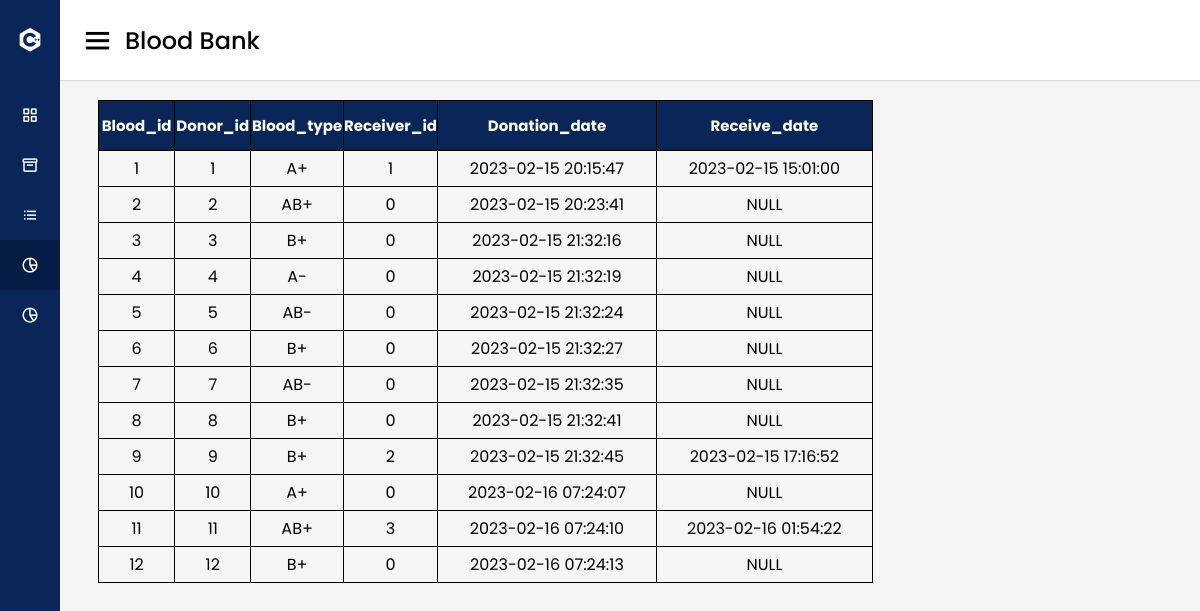
The app's page /Dashboard_bloodbank.php with its own data.
### tables this page shows
CREATE TABLE `blood_bank` (
  `blood_id` int(11) NOT NULL,
  `donor_id` int(11) NOT NULL,
  `blood_type` varchar(50) NOT NULL,
  `receiver_id` int(11) NOT NULL,
  `donation_date` varchar(100) NOT NULL,
  `receive_date` varchar(100) NOT NULL
);

### Dashboard_bloodbank.php (the view, shortened to what this page needs)
<!DOCTYPE html>
<html lang="en" dir="ltr">
  <head>
    <link rel="stylesheet" href="dashboard_style.css">
    <link href='https://unpkg.com/boxicons@2.0.7/css/boxicons.min.css' rel='stylesheet'>
   </head>
<body>
  <div class="sidebar">
    <div class="logo-details">
      <i class='bx bxl-c-plus-plus'></i>
      <span class="logo_name">Blood Bank Admin Panel</span>
    </div>
      <ul class="nav-links">
        <li>
          <a href="Dashboard.php" >
            <i class='bx bx-grid-alt' ></i>
            <span class="links_name">Dashboard</span>
          </a>
        </li>
        <li>
          <a href="Dashboard_donor.php">
            <i class='bx bx-box' ></i>
            <span class="links_name">Donor List</span>
          </a>
        </li>
        <li>
          <a href="Dashboard_receiver.php">
            <i class='bx bx-list-ul' ></i>
            <span class="links_name">Receiver List</span>
          </a>
        </li>
        <li>
          <a href="Dashboard_bloodbank.php" class="active">
            <i class='bx bx-pie-chart-alt-2' ></i>
            <span class="links_name">Blood Bank</span>
          </a>
        </li>
        <li>
          <a href="Dashboard_blood.php">
            <i class='bx bx-pie-chart-alt-2' ></i>
            <span class="links_name">Blood</span>
          </a>
        </li>
      </ul>
  </div>
  <section class="home-section">
    <nav>
      <div class="sidebar-button">
        <i class='bx bx-menu sidebarBtn'></i>
        <span >Blood Bank</span>
      </div>
    </nav>
    <br><br><br><br>
  <table style="overflow-y:auto">
    <tr id="tt">
      <th>Blood_id</th>
      <th>Donor_id</th>
      <th>Blood_type</th>
      <th>Receiver_id</th>
      <th>Donation_date</th>
      <th>Receive_date</th>
    </tr>
    <?php
    $conn=mysqli_connect("localhost","root","","mydb");
    $result=mysqli_query($conn,"call view_blood_bank()");
    if(mysqli_num_rows($result)>0)
    {
      while($row=mysqli_fetch_assoc($result)){ ?>
        <tr>
          <td><?php echo $row["blood_id"]; ?></td>
          <td><?php echo $row["donor_id"]; ?></td>
          <td><?php echo $row["blood_type"]; ?></td>
          <td><?php echo $row["receiver_id"]; ?></td>
          <td><?php echo $row["donation_date"]; ?></td>
          <td><?php echo $row["receive_date"]; ?></td>
        </tr>
      <?php }
    }
    ?>
  </table>
  </section>
</body>
</html>

### dashboard_style.css (style rules this page uses)
* { margin: 0; padding: 0; box-sizing: border-box; font-family: 'Poppins', sans-serif; }
.sidebar { position: fixed; height: 100%; width: 240px; background: #0A2558; transition: all 0.5s ease; }
.sidebar .logo-details { height: 80px; display: flex; align-items: center; }
.sidebar .logo-details i { font-size: 28px; font-weight: 500; color: #fff; min-width: 60px; text-align: center }
.sidebar .logo-details .logo_name { color: #fff; font-size: 24px; font-weight: 500; }
.sidebar .nav-links { margin-top: 10px; }
.sidebar .nav-links li { position: relative; list-style: none; height: 50px; }
.sidebar .nav-links li a { height: 100%; width: 100%; display: flex; align-items: center; text-decoration: none; transition: all 0.4s ease; }
.sidebar .nav-links li a.active { background: #081D45; }
.sidebar .nav-links li i { min-width: 60px; text-align: center; font-size: 18px; color: #fff; }
.sidebar .nav-links li a .links_name { color: #fff; font-size: 15px; font-weight: 400; white-space: nowrap; }
.home-section { position: relative; background: #f5f5f5; min-height: 100vh; width: calc(100% - 240px); left: 240px; transition: all 0.5s ease; }
.home-section nav { display: flex; justify-content: space-between; height: 80px; background: #fff; display: flex; align-items: center; position: fixed; width: calc(100% - 240px); left: 240px; z-index: 100; padding: 0 20px; box-shadow: 0 1px 1px rgba(0, 0, 0, 0.1); transition: all 0.5s ease; }
.home-section nav .sidebar-button { display: flex; align-items: center; font-size: 24px; font-weight: 500; }
nav .sidebar-button i { font-size: 35px; margin-right: 10px; }
@media (max-width: 1240px) { .sidebar { width: 60px; } }
@media (max-width: 1240px) { .home-section { width: calc(100% - 60px); left: 60px; } }
@media (max-width: 1240px) { .home-section nav { width: calc(100% - 60px); left: 60px; } }

### Dashboard_bloodbank.php (style rules this page uses)
table,th,td { border: 1px solid black; border-collapse: collapse; text-align: center; }
td { padding-left: 30px; padding-right: 30px; padding-top: 5px; padding-bottom: 5px; }
table { margin-left: 38px; }
#tt { height: 50px; background-color: #0A2558; color: white; font-size: 15px; }

### records on screen
blood_bank: blood_id "1", donor "1", blood_type "A+", receiver "1", donation_date "2023-02-15 20:15:47", receive_date "2023-02-15 15:01:00"
blood_bank: blood_id "2", donor "2", blood_type "AB+", receiver "0", donation_date "2023-02-15 20:23:41", receive_date "NULL"
blood_bank: blood_id "3", donor "3", blood_type "B+", receiver "0", donation_date "2023-02-15 21:32:16", receive_date "NULL"
blood_bank: blood_id "4", donor "4", blood_type "A-", receiver "0", donation_date "2023-02-15 21:32:19", receive_date "NULL"
blood_bank: blood_id "5", donor "5", blood_type "AB-", receiver "0", donation_date "2023-02-15 21:32:24", receive_date "NULL"
blood_bank: blood_id "6", donor "6", blood_type "B+", receiver "0", donation_date "2023-02-15 21:32:27", receive_date "NULL"
blood_bank: blood_id "7", donor "7", blood_type "AB-", receiver "0", donation_date "2023-02-15 21:32:35", receive_date "NULL"
blood_bank: blood_id "8", donor "8", blood_type "B+", receiver "0", donation_date "2023-02-15 21:32:41", receive_date "NULL"
blood_bank: blood_id "9", donor "9", blood_type "B+", receiver "2", donation_date "2023-02-15 21:32:45", receive_date "2023-02-15 17:16:52"
blood_bank: blood_id "10", donor "10", blood_type "A+", receiver "0", donation_date "2023-02-16 07:24:07", receive_date "NULL"
blood_bank: blood_id "11", donor "11", blood_type "AB+", receiver "3", donation_date "2023-02-16 07:24:10", receive_date "2023-02-16 01:54:22"
blood_bank: blood_id "12", donor "12", blood_type "B+", receiver "0", donation_date "2023-02-16 07:24:13", receive_date "NULL"
